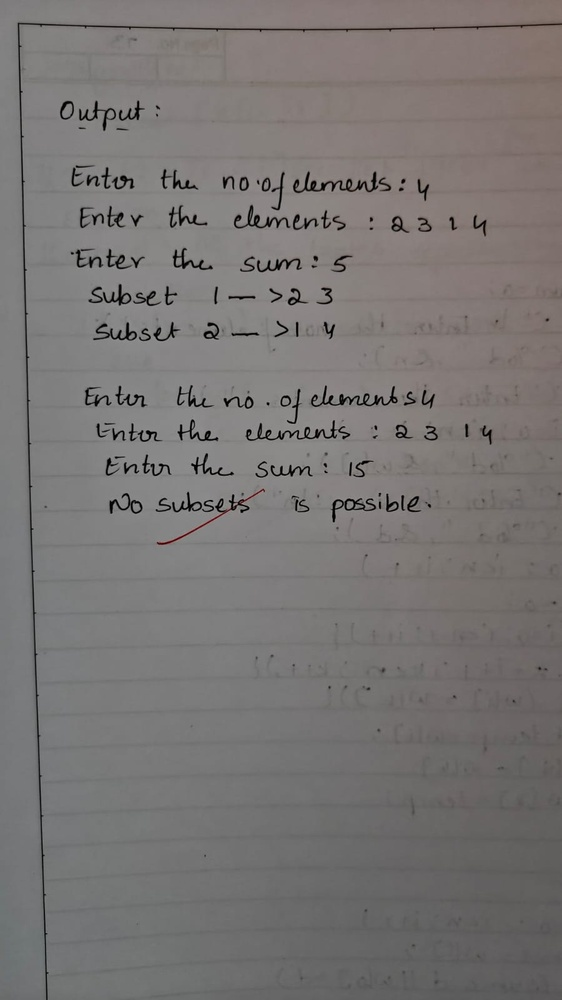
#> input picture backend/uploads/test.jpeg, 562 x 1000 px, shrunk from 900 x 1600 before the run
$ python -i deskew.py   (imports and definitions only)
#> lines starting #> are read from the running program, lines starting #| are printed output that depends on the picture; after the words box and inside, x2 and y2 are one past the last pixel; in counts of white or black regions, pixels touching at a corner belong together
#> in deskew_image, image is the input picture: shape (1000, 562, 3); mean B, G, R 116.1, 117.2, 120.5
import cv2
import numpy as np


# [67 lines left out: functions order_points, four_point_transform, not called in this run]


def find_document_contour(image):
    """
    Try to find the outer document boundary.
    """

    gray = cv2.cvtColor(
        image,
        cv2.COLOR_BGR2GRAY
    )

    blurred = cv2.GaussianBlur(
        gray,
        (5, 5),
        0
    )

    edges = cv2.Canny(
        blurred,
        50,
        150
    )
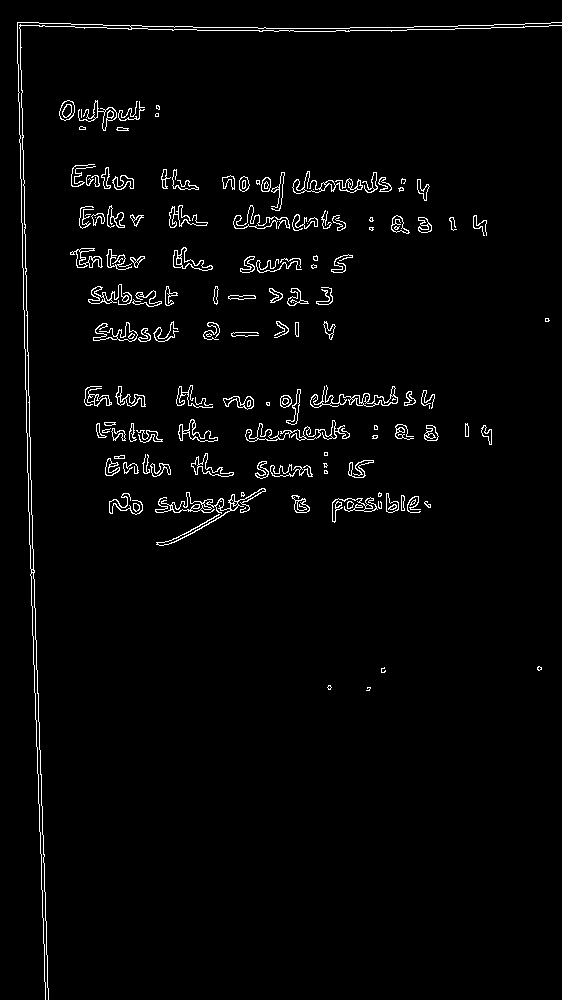
#> edges: shape (1000, 562); 2.5% white in thin lines or dots

    # Close small gaps in document borders
    kernel = np.ones(
        (5, 5),
        np.uint8
    )

    edges = cv2.morphologyEx(
        edges,
        cv2.MORPH_CLOSE,
        kernel
    )
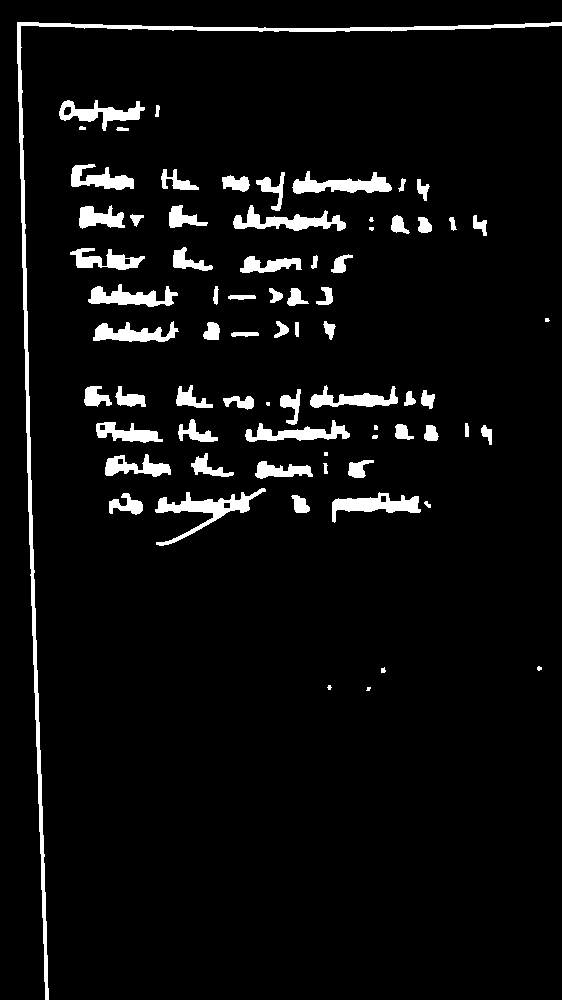
#> edges: shape (1000, 562); 5.4% white; 73 white regions (9 under 20 px)

    contours, _ = cv2.findContours(
        edges,
        cv2.RETR_LIST,
        cv2.CHAIN_APPROX_SIMPLE
    )
#> contours = 79 contours, 13 with area under 20; largest, box (x1, y1, x2, y2) and area: (17, 22, 562, 1000) 4400, (155, 488, 266, 546) 1362, (332, 492, 421, 523) 1084, (292, 171, 392, 194) 1046, (233, 205, 346, 231) 1041

    image_area = image.shape[0] * image.shape[1]
#> image_area = 562000

    contours = sorted(
        contours,
        key=cv2.contourArea,
        reverse=True
    )

    for contour in contours[:20]:

        area = cv2.contourArea(contour)

        # Ignore very small contours
        if area < image_area * 0.20:
            continue

        perimeter = cv2.arcLength(
            contour,
            True
        )

        approximation = cv2.approxPolyDP(
            contour,
            0.02 * perimeter,
            True
        )

        # We want a four-corner document
        if len(approximation) == 4:

            points = approximation.reshape(
                4,
                2
            )

            return points
#> this loop made 20 passes
#> area on passes 1 to 12: 4399.5, 1362.5, 1084, 1045.5, 1041, 953, 910.5, 881.5, 829.5, 804, 758.5, 719

    return None


def small_angle_deskew(image):
    """
    Conservative fallback.

    Only correct small rotations.
    Never blindly rotate 90 or 180 degrees.
    """

    gray = cv2.cvtColor(
        image,
        cv2.COLOR_BGR2GRAY
    )

    edges = cv2.Canny(
        gray,
        50,
        150
    )
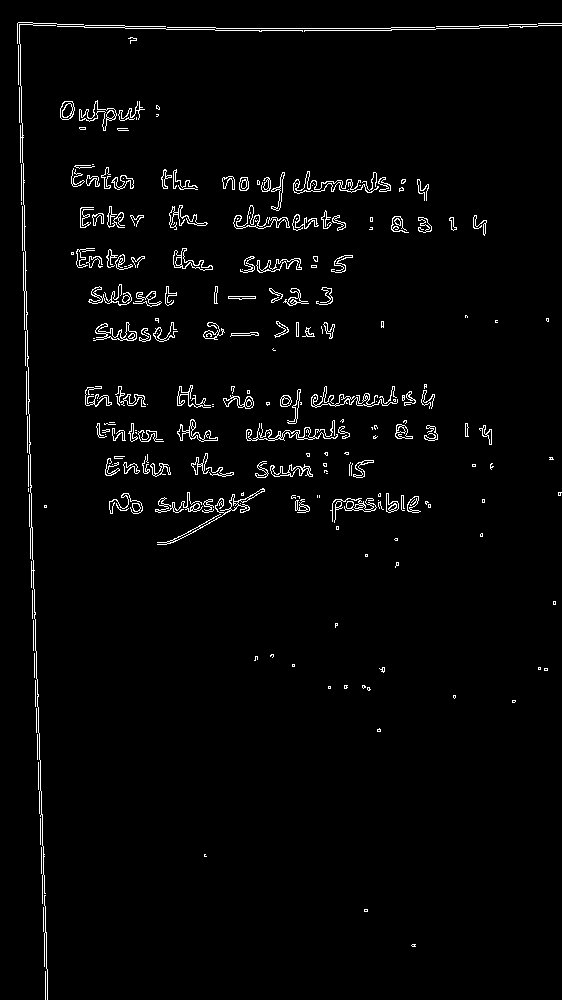
#> edges: shape (1000, 562); 2.5% white in thin lines or dots

    lines = cv2.HoughLinesP(
        edges,
        1,
        np.pi / 180,
        threshold=100,
        minLineLength=int(image.shape[1] * 0.30),
        maxLineGap=20
    )
#> lines = [[30, 480, 47, 994], [28, 482, 45, 996], [216, 28, 390, 28], [215, 30, 391, 30], [177, 404, 432, 404], [223, 187, 427, 190], [177, 402, 432, 402]]

    if lines is None:
        return image

    angles = []

    for line in lines:

        x1, y1, x2, y2 = line[0]

        angle = np.degrees(
            np.arctan2(
                y2 - y1,
                x2 - x1
            )
        )

        # Normalize angle around horizontal
        if angle > 45:
            angle -= 90

        elif angle < -45:
            angle += 90

        # Only accept small skew
        if abs(angle) <= 10:
            angles.append(angle)
#> this loop made 7 passes
#> (x1, y1, x2, y2, angle) on passes 1 to 7: (30, 480, 47, 994, -1.89), (28, 482, 45, 996, -1.89), (216, 28, 390, 28, 0), (215, 30, 391, 30, 0), (177, 404, 432, 404, 0), (223, 187, 427, 190, 0.843), (177, 402, 432, 402, 0)
#> after the loop, angles = [-1.89, -1.89, 0, 0, 0, 0.843, 0]

    if not angles:
        return image

    # Median is safer than trusting one detected line
    angle = float(np.median(angles))

    # Ignore tiny rotation
    if abs(angle) < 0.5:
        return image

    height, width = image.shape[:2]

    center = (
        width // 2,
        height // 2
    )

    rotation_matrix = cv2.getRotationMatrix2D(
        center,
        angle,
        1.0
    )

    corrected = cv2.warpAffine(
        image,
        rotation_matrix,
        (width, height),
        flags=cv2.INTER_CUBIC,
        borderMode=cv2.BORDER_REPLICATE
    )

    return corrected


def deskew_image(input_path, output_path):

    image = cv2.imread(input_path)

    if image is None:
        raise ValueError(
            "Could not read the image"
        )

    # ------------------------------------------------
    # STEP 1: Try document boundary detection
    # ------------------------------------------------

    document_contour = find_document_contour(
        image
    )

    if document_contour is not None:

        corrected = four_point_transform(
            image,
            document_contour
        )

        if corrected is not None:

            cv2.imwrite(
                output_path,
                corrected
            )

            return output_path

    # ------------------------------------------------
    # STEP 2: Safe small-angle fallback
    # ------------------------------------------------

    corrected = small_angle_deskew(
        image
    )

    cv2.imwrite(
        output_path,
        corrected
    )

    return output_path

>>> result = deskew_image('../../uploads/test.jpeg', 'out.png')

$ run again, on backend/uploads/133844978986580215.jpg
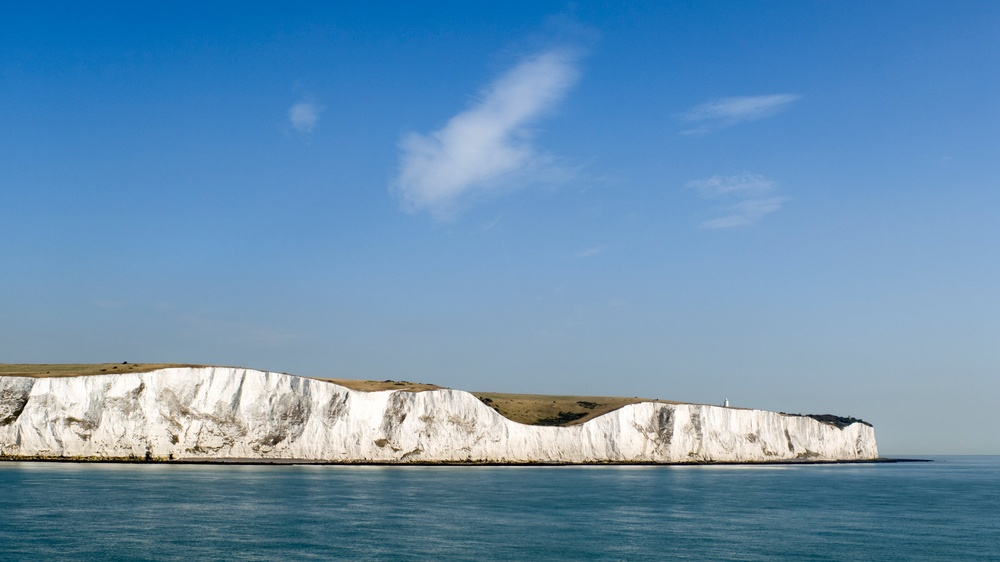
#> input picture backend/uploads/133844978986580215.jpg, 1000 x 562 px, shrunk from 3840 x 2160 before the run
#> in deskew_image, image is the input picture: shape (562, 1000, 3); mean B, G, R 178.8, 144.9, 103.7
#> in find_document_contour, `edges = cv2.morphologyEx( edges, cv2.MORPH_CLOSE, kernel )`:
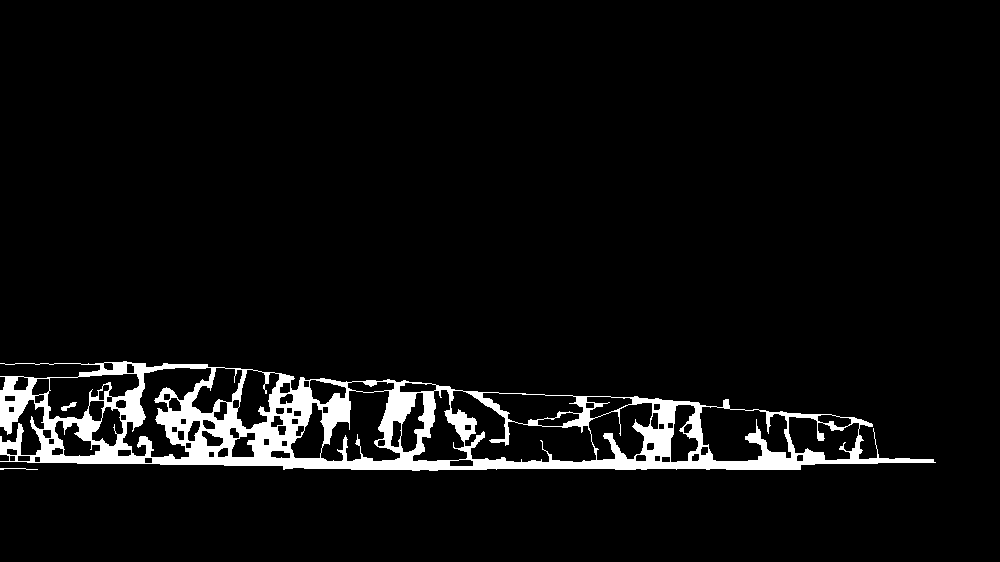
#> edges: shape (562, 1000); 5.3% white; 3 white regions
#> contours = 92 contours, 1 with area under 20; largest, box (x1, y1, x2, y2) and area: (0, 361, 936, 471) 67098, (450, 390, 597, 463) 5218, (699, 406, 792, 462) 3758, (122, 367, 212, 460) 3438, (320, 390, 401, 462) 3254
#> the loop in find_document_contour, `for contour in contours[:20]: ` made 20 passes
#> area on passes 1 to 8: 67098, 5218, 3758, 3437.5, 3253.5, 2509.5, 2403.5, 2103.5
#> lines = 40 rows, first 6: [315, 465, 712, 465], [0, 449, 655, 461], [301, 445, 765, 461], [2, 412, 346, 418], [385, 412, 876, 446], [0, 433, 709, 458]
#> the loop in small_angle_deskew, `for line in lines: ` made 40 passes
#> (x1, y1, x2, y2, angle) on passes 1 to 8: (315, 465, 712, 465, 0), (0, 449, 655, 461, 1.05), (301, 445, 765, 461, 1.97), (2, 412, 346, 418, 0.999), (385, 412, 876, 446, 3.96), (0, 433, 709, 458, 2.02), (3, 393, 350, 405, 1.98), (3, 414, 618, 447, 3.07)
#> after the loop in small_angle_deskew, `for line in lines:`: angles = 40 values, max 5.02 at index 33, min 0 at index 0, mean 2.99
#> in small_angle_deskew, `angle = float(np.median(angles))`: angle = 3.03
#> rotation_matrix = [[0.999, 0.0529, -14.16], [-0.0529, 0.999, 26.84]]
#> in small_angle_deskew, `corrected = cv2.warpAffine( image, rotation_matrix, (width, height), f..`:
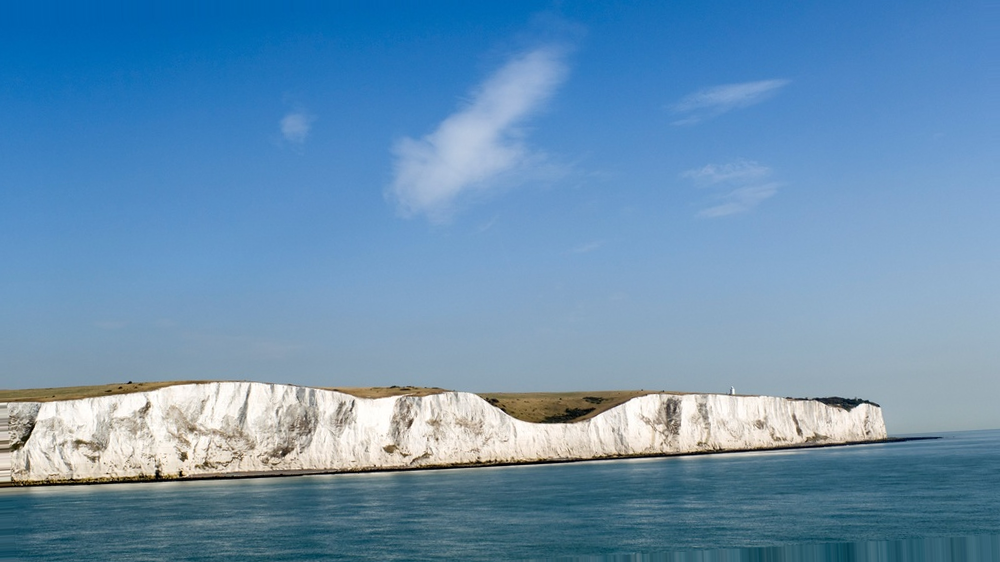
#> corrected: shape (562, 1000, 3); mean B, G, R 178.8, 144.8, 103.5
